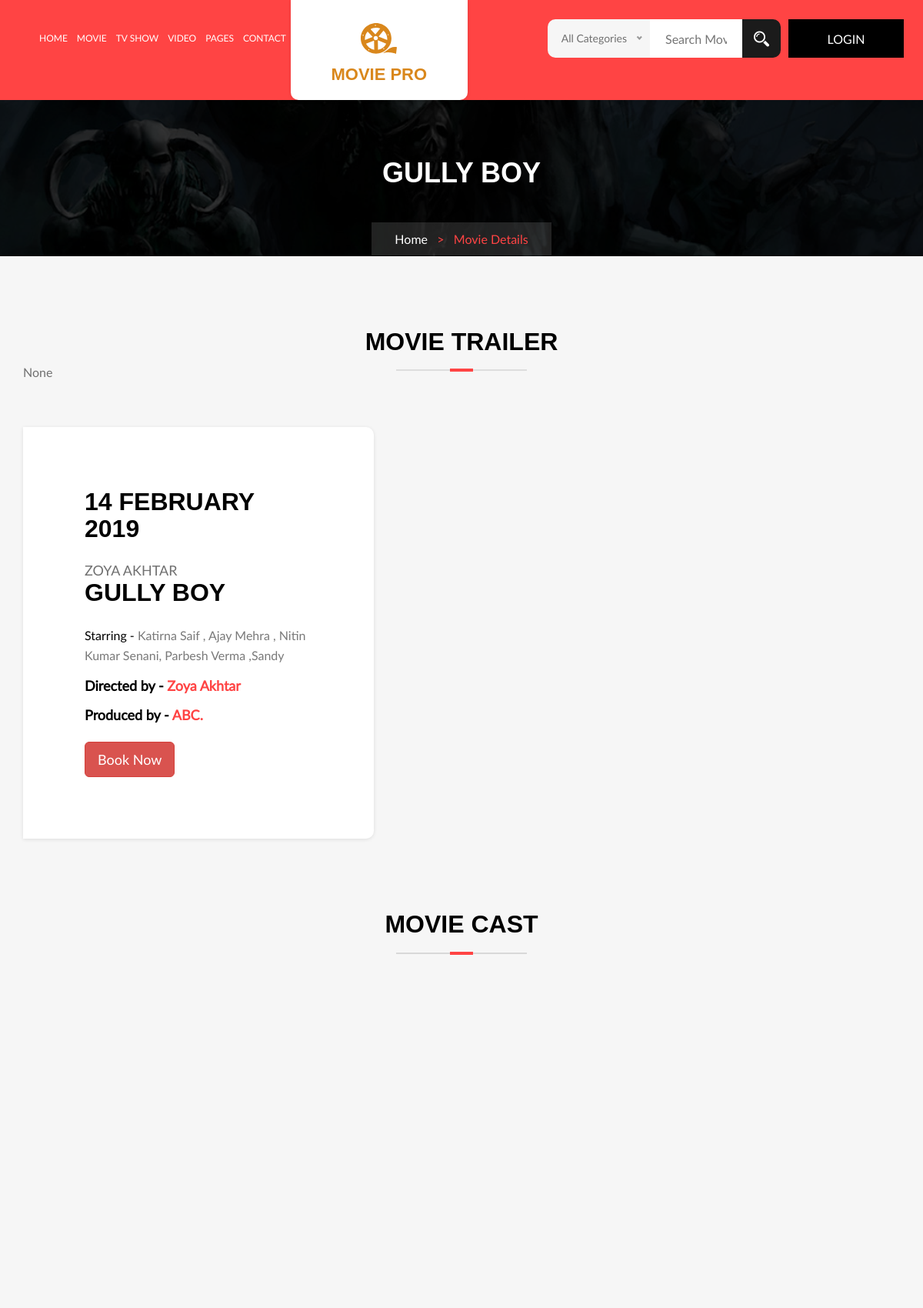
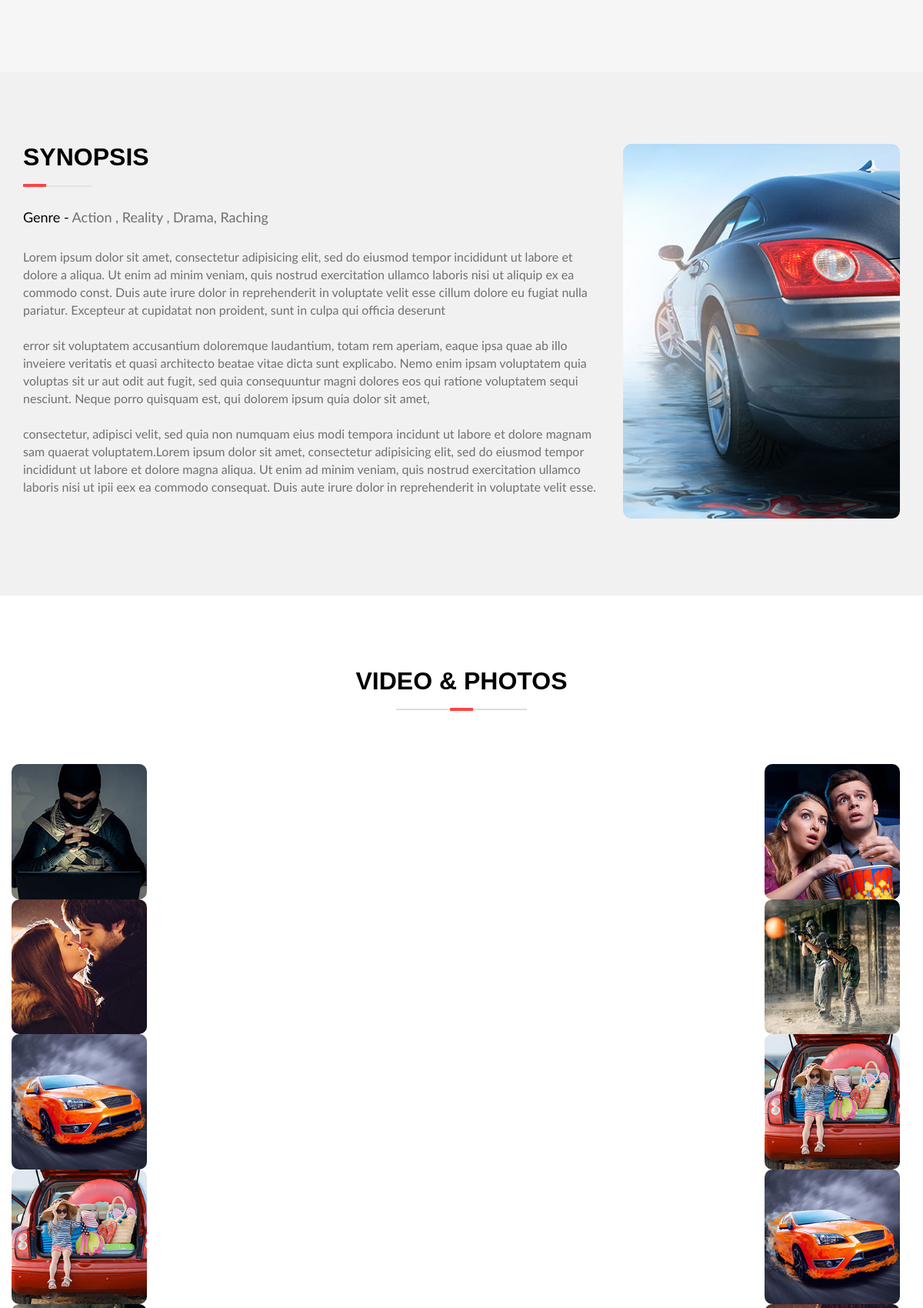
Page /movie_details/5/ (upper part) on the committed database (2 pictures, top to bottom).
### MovieTicket/models.py (models this page shows, shortened)
class Movies(models.Model):
    cat = models.ForeignKey(Movie_Category, on_delete=models.SET_NULL, null=True, blank=True)
    title = models.CharField(max_length=500, null=True, blank=True)
    r_date = models.CharField(max_length=500, null=True, blank=True)
    director = models.CharField(max_length=500, null=True, blank=True)
    rate = models.FloatField(max_length=500, null=True, blank=True)
    pro_house = models.CharField(max_length=500, null=True, blank=True)
    des = models.CharField(max_length=2000, null=True, blank=True)
    img1 = models.FileField(null=True, blank=True)
    img2 = models.FileField(null=True, blank=True)
    img3 = models.FileField(null=True, blank=True)
    img4 = models.FileField(null=True, blank=True)
    trailer = models.CharField(max_length=5000, null=True, blank=True)

### MovieTicket/views.py (the view)
# urls.py: path("movie_details/<int:m_id>/", Movie_Details_Page, name="movie_detail"),
def Movie_Details_Page(request, m_id):
    movie = Movies.objects.filter(id = m_id).first()
    casts = Cast.objects.filter(movie = movie)
    d = {
        "movie":movie, "casts":casts
    }
    return render(request, "movie_single.html", d)

### MovieTicket/templates/movie_single.html (shortened to what this page needs)
{% extends 'base.html' %}
{% load static %}
{% block body %}
	<div class="prs_title_main_sec_wrapper">
		<div class="prs_title_img_overlay"></div>
		<div class="container">
			<div class="row">
				<div class="col-lg-12 col-md-12 col-sm-12 col-xs-12">
					<div class="prs_title_heading_wrapper">
						<h2>{{ movie.title }}</h2>
						<ul>
							<li><a href="{% url 'home' %}">Home</a>
							</li>
							<li>&nbsp;&nbsp; >&nbsp;&nbsp; Movie Details</li>
						</ul>
					</div>
				</div>
			</div>
		</div>
	</div>
	<div class="prs_ms_trailer_vid_main_wrapper">
		<div class="container">
			<div class="row">
				<div class="col-lg-12 col-md-12 col-sm-12 col-xs-12">
					<div class="prs_heading_section_wrapper">
						<h2>Movie Trailer</h2>
					</div>
				</div>
				<div class="col-lg-12 col-lg-12 col-lg-12 col-lg-12">
					{{ movie.trailer | safe }}
				</div>
				<div class="col-lg-12 col-lg-12 col-lg-12 col-lg-12">
					<div class="prs_ms_trailer_slider_main_wrapper">
						<div class="prs_ms_trailer_slider_right_wrapper">
							<h2>{{ movie.r_date }}</h2>
							<p>{{ movie.director }}</p>
							<h2>{{ movie.title }}</h2>
							<h5><span>Starring -</span> Katirna Saif , Ajay Mehra , Nitin Kumar Senani, Parbesh Verma ,Sandy</h5>
							<ul>
								<li>Directed by - <span>{{ movie.director }}</span>
								</li>
								<li>Produced by - <span>{{ movie.pro_house }}.</span>
								</li>
							</ul><br>
							<a href="{% url 'confirmation' movie.id %}"><button type="button" class="btn btn-danger btn-lg">Book Now</button></a>
						</div>
					</div>
				</div>
			</div>
		</div>
	</div>
	<div class="prs_movie_cast_main_slider_wrapper">
		<div class="prs_movie_cast_heading_wrapper">
			<h2>Movie Cast</h2>
		</div>
		<div class="wrap-album-slider">
		</div>
	</div>
	<div class="prs_syn_main_section_wrapper">
		<div class="container">
			<div class="row">
				<div class="col-lg-8 col-md-8 col-sm-12 col-xs-12">
					<div class="prs_syn_cont_wrapper">
						<h3>Synopsis</h3>
						<h4><span>Genre -</span> Action , Reality , Drama, Raching</h4>
						<p>Lorem ipsum dolor sit amet, consectetur adipisicing elit, sed do eiusmod tempor incididunt ut labore et dolore a aliqua. Ut enim ad minim veniam, quis nostrud exercitation ullamco laboris nisi ut aliquip ex ea commodo const. Duis aute irure dolor in reprehenderit in voluptate velit esse cillum dolore eu fugiat nulla pariatur. Excepteur at cupidatat non proident, sunt in culpa qui officia deserunt
							<br>
							<br>error sit voluptatem accusantium doloremque laudantium, totam rem aperiam, eaque ipsa quae ab illo inveiere veritatis et quasi architecto beatae vitae dicta sunt explicabo. Nemo enim ipsam voluptatem quia voluptas sit ur aut odit aut fugit, sed quia consequuntur magni dolores eos qui ratione voluptatem sequi nesciunt. Neque porro quisquam est, qui dolorem ipsum quia dolor sit amet,
							<br>
							<br>consectetur, adipisci velit, sed quia non numquam eius modi tempora incidunt ut labore et dolore magnam sam quaerat voluptatem.Lorem ipsum dolor sit amet, consectetur adipisicing elit, sed do eiusmod tempor incididunt ut labore et dolore magna aliqua. Ut enim ad minim veniam, quis nostrud exercitation ullamco laboris nisi ut ipii eex ea commodo consequat. Duis aute irure dolor in reprehenderit in voluptate velit esse.</p>
					</div>
				</div>
				<div class="col-lg-4 col-md-4 col-sm-12 col-xs-12">
					<div class="prs_syn_img_wrapper">
						<img src="{% static 'images/content/movie_single/v1.jpg' %}" alt="syn_img">
					</div>
				</div>
			</div>
		</div>
	</div>
	<div class="prs_vp_main_section_wrapper prs_about_vp_main_section_wrapper">
		<div class="container">
			<div class="row">
				<div class="col-lg-12 col-md-12 col-sm-12 col-xs-12">
					<div class="prs_heading_section_wrapper">
						<h2>Video & photos</h2>
					</div>
				</div>
				<div class="prs_vp_main_slider_wrapper">
					<div class="prs_vp_left_slidebar_wrapper">
						<div class="wrap-album-slider">
							<ul class="prs_vp_left_slider">
								<li class="album-slider__item prs_vp_hover_overlay">
									<figure class="album">
										<div class="prs_vp_img_overlay">
											<img src="{% static 'images/content/vp1.jpg' %}" alt="vp_img">	<a href="{% static 'images/content/vp1.jpg' %}" class="venobox info" data-title="PORTFOLIO TITTLE" data-gall="gall12"></a>
										</div>
									</figure>
								</li>
								<li class="album-slider__item prs_vp_hover_overlay">
									<figure class="album">
										<div class="prs_vp_img_overlay">
											<img src="{% static 'images/content/vp2.jpg' %}" alt="vp_img">	<a href="{% static 'images/content/vp2.jpg' %}" class="venobox info" data-title="PORTFOLIO TITTLE" data-gall="gall12"></a>
										</div>
									</figure>
								</li>
								<li class="album-slider__item prs_vp_hover_overlay">
									<figure class="album">
										<div class="prs_vp_img_overlay">
											<img src="{% static 'images/content/vp3.jpg' %}" alt="vp_img">	<a href="{% static 'images/content/vp3.jpg' %}" class="venobox info" data-title="PORTFOLIO TITTLE" data-gall="gall12"></a>
										</div>
									</figure>
								</li>
								<li class="album-slider__item prs_vp_hover_overlay">
									<figure class="album">
										<div class="prs_vp_img_overlay">
											<img src="{% static 'images/content/vp4.jpg' %}" alt="vp_img">	<a href="{% static 'images/content/vp4.jpg' %}" class="venobox info" data-title="PORTFOLIO TITTLE" data-gall="gall12"></a>
										</div>
									</figure>
								</li>
								<li class="album-slider__item prs_vp_hover_overlay">
									<figure class="album">
										<div class="prs_vp_img_overlay">
											<img src="{% static 'images/content/vp5.jpg' %}" alt="vp_img">	<a href="{% static 'images/content/vp5.jpg' %}" class="venobox info" data-title="PORTFOLIO TITTLE" data-gall="gall12"></a>
										</div>
									</figure>
								</li>
							</ul>
						</div>
					</div>
					<div class="prs_vp_center_slidebar_wrapper">
					</div>
					<div class="prs_vp_right_slidebar_wrapper">
						<div class="wrap-album-slider">
							<ul class="prs_vp_right_slider">
								<li class="album-slider__item prs_vp_hover_overlay">
									<figure class="album">
										<div class="prs_vp_img_overlay">
											<img src="{% static 'images/content/vp6.jpg' %}" alt="vp_img">	<a href="{% static 'images/content/vp6.jpg' %}" class="venobox info" data-title="PORTFOLIO TITTLE" data-gall="gall12"></a>
										</div>
									</figure>
								</li>
								<li class="album-slider__item prs_vp_hover_overlay">
									<figure class="album">
										<div class="prs_vp_img_overlay">
											<img src="{% static 'images/content/vp5.jpg' %}" alt="vp_img">	<a href="{% static 'images/content/vp5.jpg' %}" class="venobox info" data-title="PORTFOLIO TITTLE" data-gall="gall12"></a>
										</div>
									</figure>
								</li>
								<li class="album-slider__item prs_vp_hover_overlay">
									<figure class="album">
										<div class="prs_vp_img_overlay">
											<img src="{% static 'images/content/vp4.jpg' %}" alt="vp_img">	<a href="{% static 'images/content/vp4.jpg' %}" class="venobox info" data-title="PORTFOLIO TITTLE" data-gall="gall12"></a>
										</div>
									</figure>
								</li>
								<li class="album-slider__item prs_vp_hover_overlay">
									<figure class="album">
										<div class="prs_vp_img_overlay">
											<img src="{% static 'images/content/vp3.jpg' %}" alt="vp_img">	<a href="{% static 'images/content/vp3.jpg' %}" class="venobox info" data-title="PORTFOLIO TITTLE" data-gall="gall12"></a>
										</div>
									</figure>
								</li>
								<li class="album-slider__item prs_vp_hover_overlay">
									<figure class="album">
										<div class="prs_vp_img_overlay">
											<img src="{% static 'images/content/vp2.jpg' %}" alt="vp_img">	<a href="{% static 'images/content/vp2.jpg' %}" class="venobox info" data-title="PORTFOLIO TITTLE" data-gall="gall12"></a>
										</div>
									</figure>
								</li>
							</ul>
						</div>
					</div>
				</div>
			</div>
		</div>
	</div>
  {% endblock %}

### rows in the picture
Movies: title "GULLY BOY", trailer "None", r_date "14 FEBRUARY 2019", director "ZOYA AKHTAR", director "Zoya Akhtar", pro_house "ABC"
